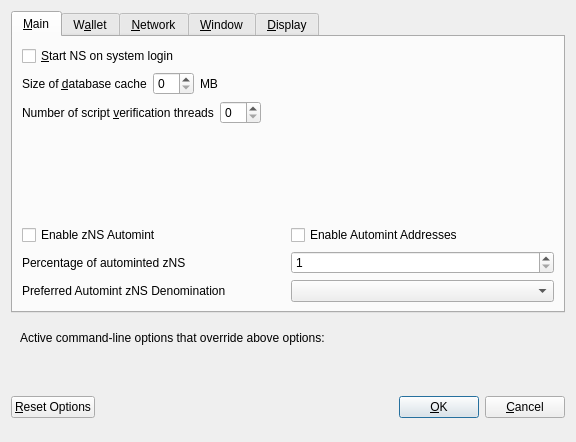
<?xml version="1.0" encoding="UTF-8"?>
<ui version="4.0">
 <class>OptionsDialog</class>
 <widget class="QDialog" name="OptionsDialog">
  <property name="geometry">
   <rect>
    <x>0</x>
    <y>0</y>
    <width>576</width>
    <height>442</height>
   </rect>
  </property>
  <property name="windowTitle">
   <string>Options</string>
  </property>
  <property name="modal">
   <bool>true</bool>
  </property>
  <layout class="QVBoxLayout" name="verticalLayout">
   <item>
    <widget class="QTabWidget" name="tabWidget">
     <property name="currentIndex">
      <number>0</number>
     </property>
     <widget class="QWidget" name="tabMain">
      <attribute name="title">
       <string>&amp;Main</string>
      </attribute>
      <layout class="QVBoxLayout" name="verticalLayout_Main">
       <item>
        <widget class="QCheckBox" name="bitcoinAtStartup">
         <property name="toolTip">
          <string>Automatically start NS after logging in to the system.</string>
         </property>
         <property name="text">
          <string>&amp;Start NS on system login</string>
         </property>
        </widget>
       </item>
       <item>
        <layout class="QHBoxLayout" name="horizontalLayout_2_Main">
         <item>
          <widget class="QLabel" name="databaseCacheLabel">
           <property name="text">
            <string>Size of &amp;database cache</string>
           </property>
           <property name="textFormat">
            <enum>Qt::PlainText</enum>
           </property>
           <property name="buddy">
            <cstring>databaseCache</cstring>
           </property>
          </widget>
         </item>
         <item>
          <widget class="QSpinBox" name="databaseCache"/>
         </item>
         <item>
          <widget class="QLabel" name="databaseCacheUnitLabel">
           <property name="text">
            <string>MB</string>
           </property>
           <property name="textFormat">
            <enum>Qt::PlainText</enum>
           </property>
          </widget>
         </item>
         <item>
          <spacer name="horizontalSpacer_2_Main">
           <property name="orientation">
            <enum>Qt::Horizontal</enum>
           </property>
           <property name="sizeHint" stdset="0">
            <size>
             <width>40</width>
             <height>20</height>
            </size>
           </property>
          </spacer>
         </item>
        </layout>
       </item>
       <item>
        <layout class="QHBoxLayout" name="horizontalLayout_3_Main">
         <item>
          <widget class="QLabel" name="threadsScriptVerifLabel">
           <property name="text">
            <string>Number of script &amp;verification threads</string>
           </property>
           <property name="textFormat">
            <enum>Qt::PlainText</enum>
           </property>
           <property name="buddy">
            <cstring>threadsScriptVerif</cstring>
           </property>
          </widget>
         </item>
         <item>
          <widget class="QSpinBox" name="threadsScriptVerif">
           <property name="toolTip">
            <string>(0 = auto, &lt;0 = leave that many cores free)</string>
           </property>
          </widget>
         </item>
         <item>
          <spacer name="horizontalSpacer_3_Main">
           <property name="orientation">
            <enum>Qt::Horizontal</enum>
           </property>
           <property name="sizeHint" stdset="0">
            <size>
             <width>40</width>
             <height>20</height>
            </size>
           </property>
          </spacer>
         </item>
        </layout>
       </item>
       <item>
        <spacer name="verticalSpacer_2">
         <property name="orientation">
          <enum>Qt::Vertical</enum>
         </property>
         <property name="sizeHint" stdset="0">
          <size>
           <width>20</width>
           <height>40</height>
          </size>
         </property>
        </spacer>
       </item>
       <item>
        <widget class="QWidget" name="verticalZpivOptionsWidget" native="true">
         <layout class="QVBoxLayout" name="verticalZpivOptionsLayout">
          <property name="margin">
           <number>0</number>
          </property>
          <item>
           <layout class="QHBoxLayout" name="horizontalAutomintingLayout">
            <item>
             <widget class="QCheckBox" name="checkBoxZeromintEnable">
              <property name="toolTip">
               <string>Enable automatic minting of NS units to zNS</string>
              </property>
              <property name="layoutDirection">
               <enum>Qt::LeftToRight</enum>
              </property>
              <property name="text">
               <string>Enable zNS Automint</string>
              </property>
             </widget>
            </item>
            <item>
             <widget class="QCheckBox" name="checkBoxZeromintAddresses">
              <property name="toolTip">
               <string>Enable automatic zNS minting from specific addresses</string>
              </property>
              <property name="layoutDirection">
               <enum>Qt::LeftToRight</enum>
              </property>
              <property name="text">
               <string>Enable Automint Addresses</string>
              </property>
             </widget>
            </item>
           </layout>
          </item>
          <item>
           <layout class="QHBoxLayout" name="horizontalZmintPercentageLayout">
            <item>
             <widget class="QLabel" name="percentage_label">
              <property name="toolTip">
               <string>Percentage of incoming NS which get automatically converted to zNS via Zerocoin Protocol (min: 10%)</string>
              </property>
              <property name="text">
               <string>Percentage of autominted zNS</string>
              </property>
             </widget>
            </item>
            <item>
             <widget class="QSpinBox" name="zeromintPercentage">
              <property name="minimum">
               <number>1</number>
              </property>
              <property name="maximum">
               <number>100</number>
              </property>
             </widget>
            </item>
           </layout>
          </item>
          <item>
           <layout class="QHBoxLayout" name="horizontalLayout" stretch="0,0">
            <property name="sizeConstraint">
             <enum>QLayout::SetFixedSize</enum>
            </property>
            <item>
             <widget class="QLabel" name="labelPreferredDenom">
              <property name="maximumSize">
               <size>
                <width>16777215</width>
                <height>16777215</height>
               </size>
              </property>
              <property name="toolTip">
               <string>Wait with automatic conversion to Zerocoin until enough NS for this denomination is available</string>
              </property>
              <property name="text">
               <string>Preferred Automint zNS Denomination</string>
              </property>
             </widget>
            </item>
            <item>
             <widget class="QComboBox" name="preferredDenom">
              <property name="maximumSize">
               <size>
                <width>16777215</width>
                <height>27</height>
               </size>
              </property>
              <property name="toolTip">
               <string>Wait with automatic conversion to Zerocoin until enough NS for this denomination is available</string>
              </property>
              <property name="maxVisibleItems">
               <number>9</number>
              </property>
              <property name="maxCount">
               <number>9</number>
              </property>
             </widget>
            </item>
           </layout>
          </item>
         </layout>
        </widget>
       </item>
      </layout>
     </widget>
     <widget class="QWidget" name="tabWallet">
      <attribute name="title">
       <string>W&amp;allet</string>
      </attribute>
      <layout class="QVBoxLayout" name="verticalLayout_Wallet">
       <item>
        <layout class="QHBoxLayout" name="horizontalLayout_2_Wallet">
         <item>
          <widget class="QLabel" name="labelStakeSplitThresholdText">
           <property name="text">
            <string>Stake split threshold:</string>
           </property>
          </widget>
         </item>
         <item>
          <widget class="QSpinBox" name="spinBoxStakeSplitThreshold">
           <property name="minimum">
            <number>1</number>
           </property>
           <property name="maximum">
            <number>999999</number>
           </property>
          </widget>
         </item>
        </layout>
       </item>
       <item>
        <widget class="QGroupBox" name="groupBox">
         <property name="title">
          <string>Expert</string>
         </property>
         <layout class="QVBoxLayout" name="verticalLayout_2">
          <item>
           <widget class="QCheckBox" name="coinControlFeatures">
            <property name="toolTip">
             <string>Whether to show coin control features or not.</string>
            </property>
            <property name="text">
             <string>Enable coin &amp;control features</string>
            </property>
           </widget>
          </item>
          <item>
           <widget class="QCheckBox" name="showMasternodesTab">
            <property name="toolTip">
             <string>Show additional tab listing all your masternodes in first sub-tab&lt;br/&gt;and all masternodes on the network in second sub-tab.</string>
            </property>
            <property name="text">
             <string>Show Masternodes Tab</string>
            </property>
           </widget>
          </item>
          <item>
           <widget class="QCheckBox" name="spendZeroConfChange">
            <property name="toolTip">
             <string>If you disable the spending of unconfirmed change, the change from a transaction&lt;br/&gt;cannot be used until that transaction has at least one confirmation.&lt;br/&gt;This also affects how your balance is computed.</string>
            </property>
            <property name="text">
             <string>&amp;Spend unconfirmed change</string>
            </property>
           </widget>
          </item>
         </layout>
        </widget>
       </item>
       <item>
        <spacer name="verticalSpacer_Wallet">
         <property name="orientation">
          <enum>Qt::Vertical</enum>
         </property>
         <property name="sizeHint" stdset="0">
          <size>
           <width>20</width>
           <height>40</height>
          </size>
         </property>
        </spacer>
       </item>
      </layout>
     </widget>
     <widget class="QWidget" name="tabNetwork">
      <attribute name="title">
       <string>&amp;Network</string>
      </attribute>
      <layout class="QVBoxLayout" name="verticalLayout_Network">
       <item>
        <widget class="QCheckBox" name="mapPortUpnp">
         <property name="toolTip">
          <string>Automatically open the NS client port on the router. This only works when your router supports UPnP and it is enabled.</string>
         </property>
         <property name="text">
          <string>Map port using &amp;UPnP</string>
         </property>
        </widget>
       </item>
       <item>
        <widget class="QCheckBox" name="allowIncoming">
         <property name="toolTip">
          <string>Accept connections from outside</string>
         </property>
         <property name="text">
          <string>Allow incoming connections</string>
         </property>
        </widget>
       </item>
       <item>
        <widget class="QCheckBox" name="connectSocks">
         <property name="toolTip">
          <string>Connect to the NS network through a SOCKS5 proxy.</string>
         </property>
         <property name="text">
          <string>&amp;Connect through SOCKS5 proxy (default proxy):</string>
         </property>
        </widget>
       </item>
       <item>
        <layout class="QHBoxLayout" name="horizontalLayout_1_Network">
         <item>
          <widget class="QLabel" name="proxyIpLabel">
           <property name="text">
            <string>Proxy &amp;IP:</string>
           </property>
           <property name="textFormat">
            <enum>Qt::PlainText</enum>
           </property>
           <property name="buddy">
            <cstring>proxyIp</cstring>
           </property>
          </widget>
         </item>
         <item>
          <widget class="QValidatedLineEdit" name="proxyIp">
           <property name="minimumSize">
            <size>
             <width>140</width>
             <height>0</height>
            </size>
           </property>
           <property name="maximumSize">
            <size>
             <width>140</width>
             <height>16777215</height>
            </size>
           </property>
           <property name="toolTip">
            <string>IP address of the proxy (e.g. IPv4: 127.0.0.1 / IPv6: ::1)</string>
           </property>
          </widget>
         </item>
         <item>
          <widget class="QLabel" name="proxyPortLabel">
           <property name="text">
            <string>&amp;Port:</string>
           </property>
           <property name="textFormat">
            <enum>Qt::PlainText</enum>
           </property>
           <property name="buddy">
            <cstring>proxyPort</cstring>
           </property>
          </widget>
         </item>
         <item>
          <widget class="QLineEdit" name="proxyPort">
           <property name="minimumSize">
            <size>
             <width>55</width>
             <height>0</height>
            </size>
           </property>
           <property name="maximumSize">
            <size>
             <width>55</width>
             <height>16777215</height>
            </size>
           </property>
           <property name="toolTip">
            <string>Port of the proxy (e.g. 9050)</string>
           </property>
          </widget>
         </item>
         <item>
          <spacer name="horizontalSpacer_1_Network">
           <property name="orientation">
            <enum>Qt::Horizontal</enum>
           </property>
           <property name="sizeHint" stdset="0">
            <size>
             <width>40</width>
             <height>20</height>
            </size>
           </property>
          </spacer>
         </item>
        </layout>
       </item>
       <item>
        <spacer name="verticalSpacer_Network">
         <property name="orientation">
          <enum>Qt::Vertical</enum>
         </property>
         <property name="sizeHint" stdset="0">
          <size>
           <width>20</width>
           <height>40</height>
          </size>
         </property>
        </spacer>
       </item>
      </layout>
     </widget>
     <widget class="QWidget" name="tabWindow">
      <attribute name="title">
       <string>&amp;Window</string>
      </attribute>
      <layout class="QVBoxLayout" name="verticalLayout_Window">
       <item>
        <widget class="QCheckBox" name="minimizeToTray">
         <property name="toolTip">
          <string>Show only a tray icon after minimizing the window.</string>
         </property>
         <property name="text">
          <string>&amp;Minimize to the tray instead of the taskbar</string>
         </property>
        </widget>
       </item>
       <item>
        <widget class="QCheckBox" name="minimizeOnClose">
         <property name="toolTip">
          <string>Minimize instead of exit the application when the window is closed. When this option is enabled, the application will be closed only after selecting Quit in the menu.</string>
         </property>
         <property name="text">
          <string>M&amp;inimize on close</string>
         </property>
        </widget>
       </item>
       <item>
        <spacer name="verticalSpacer_Window">
         <property name="orientation">
          <enum>Qt::Vertical</enum>
         </property>
         <property name="sizeHint" stdset="0">
          <size>
           <width>20</width>
           <height>40</height>
          </size>
         </property>
        </spacer>
       </item>
      </layout>
     </widget>
     <widget class="QWidget" name="tabDisplay">
      <attribute name="title">
       <string>&amp;Display</string>
      </attribute>
      <layout class="QVBoxLayout" name="verticalLayout_Display">
       <item>
        <layout class="QHBoxLayout" name="horizontalLayout_1_Display">
         <item>
          <widget class="QLabel" name="langLabel">
           <property name="text">
            <string>User Interface &amp;language:</string>
           </property>
           <property name="textFormat">
            <enum>Qt::PlainText</enum>
           </property>
           <property name="buddy">
            <cstring>lang</cstring>
           </property>
          </widget>
         </item>
         <item>
          <widget class="QValueComboBox" name="lang">
           <property name="toolTip">
            <string>The user interface language can be set here. This setting will take effect after restarting NS.</string>
           </property>
          </widget>
         </item>
        </layout>
       </item>
       <item>
        <widget class="QLabel" name="label_3">
         <property name="toolTip">
          <string notr="true"/>
         </property>
         <property name="statusTip">
          <string notr="true"/>
         </property>
         <property name="whatsThis">
          <string notr="true"/>
         </property>
         <property name="accessibleName">
          <string notr="true"/>
         </property>
         <property name="text">
          <string>Language missing or translation incomplete? Help contributing translations here:
https://discord.com/invite/qxhuCEKrfd</string>
         </property>
         <property name="wordWrap">
          <bool>true</bool>
         </property>
         <property name="openExternalLinks">
          <bool>true</bool>
         </property>
         <property name="textInteractionFlags">
          <set>Qt::TextBrowserInteraction</set>
         </property>
        </widget>
       </item>
       <item>
        <layout class="QHBoxLayout" name="horizontalLayout_2_Display" stretch="0,0">
         <item>
          <widget class="QLabel" name="themeLabel">
           <property name="text">
            <string>User Interface Theme:</string>
           </property>
          </widget>
         </item>
         <item>
          <widget class="QValueComboBox" name="theme"/>
         </item>
        </layout>
       </item>
       <item>
        <widget class="QWidget" name="verticalZpivDisplayWidget" native="true">
         <layout class="QVBoxLayout" name="verticalZpivDisplayLayout">
          <property name="margin">
           <number>0</number>
          </property>
          <item>
           <widget class="Line" name="line">
            <property name="orientation">
             <enum>Qt::Horizontal</enum>
            </property>
           </widget>
          </item>
          <item>
           <layout class="QHBoxLayout" name="horizontalLayout_3_Display">
            <item>
             <widget class="QLabel" name="unitLabel">
              <property name="text">
               <string>Unit to show amounts in:</string>
              </property>
              <property name="textFormat">
               <enum>Qt::PlainText</enum>
              </property>
             </widget>
            </item>
            <item>
             <widget class="QValueComboBox" name="unit">
              <property name="toolTip">
               <string>Choose the default subdivision unit to show in the interface and when sending coins.</string>
              </property>
             </widget>
            </item>
           </layout>
          </item>
          <item>
           <layout class="QHBoxLayout" name="horizontalLayout_4_Display">
            <item>
             <widget class="QLabel" name="digitsLabel">
              <property name="text">
               <string>Decimal digits</string>
              </property>
             </widget>
            </item>
            <item>
             <widget class="QValueComboBox" name="digits"/>
            </item>
           </layout>
          </item>
          <item>
           <layout class="QHBoxLayout" name="horizontalLayout_5_Display">
            <item>
             <widget class="QCheckBox" name="checkBoxHideZeroBalances">
              <property name="toolTip">
               <string>Hide empty balances</string>
              </property>
              <property name="layoutDirection">
               <enum>Qt::LeftToRight</enum>
              </property>
              <property name="text">
               <string>Hide empty balances</string>
              </property>
             </widget>
            </item>
            <item>
             <widget class="QCheckBox" name="checkBoxHideOrphans">
              <property name="toolTip">
               <string>Hide orphan stakes in transaction lists</string>
              </property>
              <property name="text">
               <string>Hide orphan stakes</string>
              </property>
             </widget>
            </item>
            <item>
             <spacer name="horizontalSpacer">
              <property name="orientation">
               <enum>Qt::Horizontal</enum>
              </property>
              <property name="sizeHint" stdset="0">
               <size>
                <width>40</width>
                <height>20</height>
               </size>
              </property>
             </spacer>
            </item>
           </layout>
          </item>
          <item>
           <layout class="QHBoxLayout" name="horizontalLayout_6_Display">
            <item>
             <widget class="QLabel" name="thirdPartyTxUrlsLabel">
              <property name="toolTip">
               <string>Third party URLs (e.g. a block explorer) that appear in the transactions tab as context menu items. %s in the URL is replaced by transaction hash. Multiple URLs are separated by vertical bar |.</string>
              </property>
              <property name="text">
               <string>Third party transaction URLs</string>
              </property>
             </widget>
            </item>
            <item>
             <widget class="QLineEdit" name="thirdPartyTxUrls">
              <property name="toolTip">
               <string>Third party URLs (e.g. a block explorer) that appear in the transactions tab as context menu items. %s in the URL is replaced by transaction hash. Multiple URLs are separated by vertical bar |.</string>
              </property>
             </widget>
            </item>
           </layout>
          </item>
         </layout>
        </widget>
       </item>
       <item>
        <spacer name="verticalSpacer">
         <property name="orientation">
          <enum>Qt::Vertical</enum>
         </property>
         <property name="sizeHint" stdset="0">
          <size>
           <width>20</width>
           <height>40</height>
          </size>
         </property>
        </spacer>
       </item>
      </layout>
     </widget>
    </widget>
   </item>
   <item>
    <widget class="QFrame" name="frame">
     <layout class="QVBoxLayout" name="verticalLayout_Bottom">
      <item>
       <layout class="QHBoxLayout" name="horizontalLayout_Bottom">
        <item>
         <widget class="QLabel" name="overriddenByCommandLineInfoLabel">
          <property name="text">
           <string>Active command-line options that override above options:</string>
          </property>
          <property name="textFormat">
           <enum>Qt::PlainText</enum>
          </property>
         </widget>
        </item>
        <item>
         <spacer name="horizontalSpacer_Bottom">
          <property name="orientation">
           <enum>Qt::Horizontal</enum>
          </property>
          <property name="sizeHint" stdset="0">
           <size>
            <width>40</width>
            <height>20</height>
           </size>
          </property>
         </spacer>
        </item>
       </layout>
      </item>
      <item>
       <widget class="QLabel" name="overriddenByCommandLineLabel">
        <property name="text">
         <string/>
        </property>
        <property name="textFormat">
         <enum>Qt::PlainText</enum>
        </property>
        <property name="wordWrap">
         <bool>true</bool>
        </property>
       </widget>
      </item>
     </layout>
    </widget>
   </item>
   <item>
    <layout class="QHBoxLayout" name="horizontalLayout_Buttons">
     <item>
      <widget class="QPushButton" name="resetButton">
       <property name="toolTip">
        <string>Reset all client options to default.</string>
       </property>
       <property name="text">
        <string>&amp;Reset Options</string>
       </property>
       <property name="autoDefault">
        <bool>false</bool>
       </property>
      </widget>
     </item>
     <item>
      <spacer name="horizontalSpacer_1">
       <property name="orientation">
        <enum>Qt::Horizontal</enum>
       </property>
       <property name="sizeHint" stdset="0">
        <size>
         <width>40</width>
         <height>48</height>
        </size>
       </property>
      </spacer>
     </item>
     <item>
      <widget class="QLabel" name="statusLabel">
       <property name="minimumSize">
        <size>
         <width>200</width>
         <height>0</height>
        </size>
       </property>
       <property name="font">
        <font>
         <weight>75</weight>
         <bold>true</bold>
        </font>
       </property>
       <property name="text">
        <string/>
       </property>
       <property name="textFormat">
        <enum>Qt::PlainText</enum>
       </property>
       <property name="wordWrap">
        <bool>true</bool>
       </property>
      </widget>
     </item>
     <item>
      <spacer name="horizontalSpacer_2">
       <property name="orientation">
        <enum>Qt::Horizontal</enum>
       </property>
       <property name="sizeHint" stdset="0">
        <size>
         <width>40</width>
         <height>48</height>
        </size>
       </property>
      </spacer>
     </item>
     <item>
      <widget class="QPushButton" name="okButton">
       <property name="text">
        <string>&amp;OK</string>
       </property>
       <property name="autoDefault">
        <bool>false</bool>
       </property>
       <property name="default">
        <bool>true</bool>
       </property>
      </widget>
     </item>
     <item>
      <widget class="QPushButton" name="cancelButton">
       <property name="text">
        <string>&amp;Cancel</string>
       </property>
       <property name="autoDefault">
        <bool>false</bool>
       </property>
      </widget>
     </item>
    </layout>
   </item>
  </layout>
 </widget>
 <customwidgets>
  <customwidget>
   <class>QValidatedLineEdit</class>
   <extends>QLineEdit</extends>
   <header>qvalidatedlineedit.h</header>
  </customwidget>
  <customwidget>
   <class>QValueComboBox</class>
   <extends>QComboBox</extends>
   <header>qvaluecombobox.h</header>
  </customwidget>
 </customwidgets>
 <resources/>
 <connections/>
</ui>
